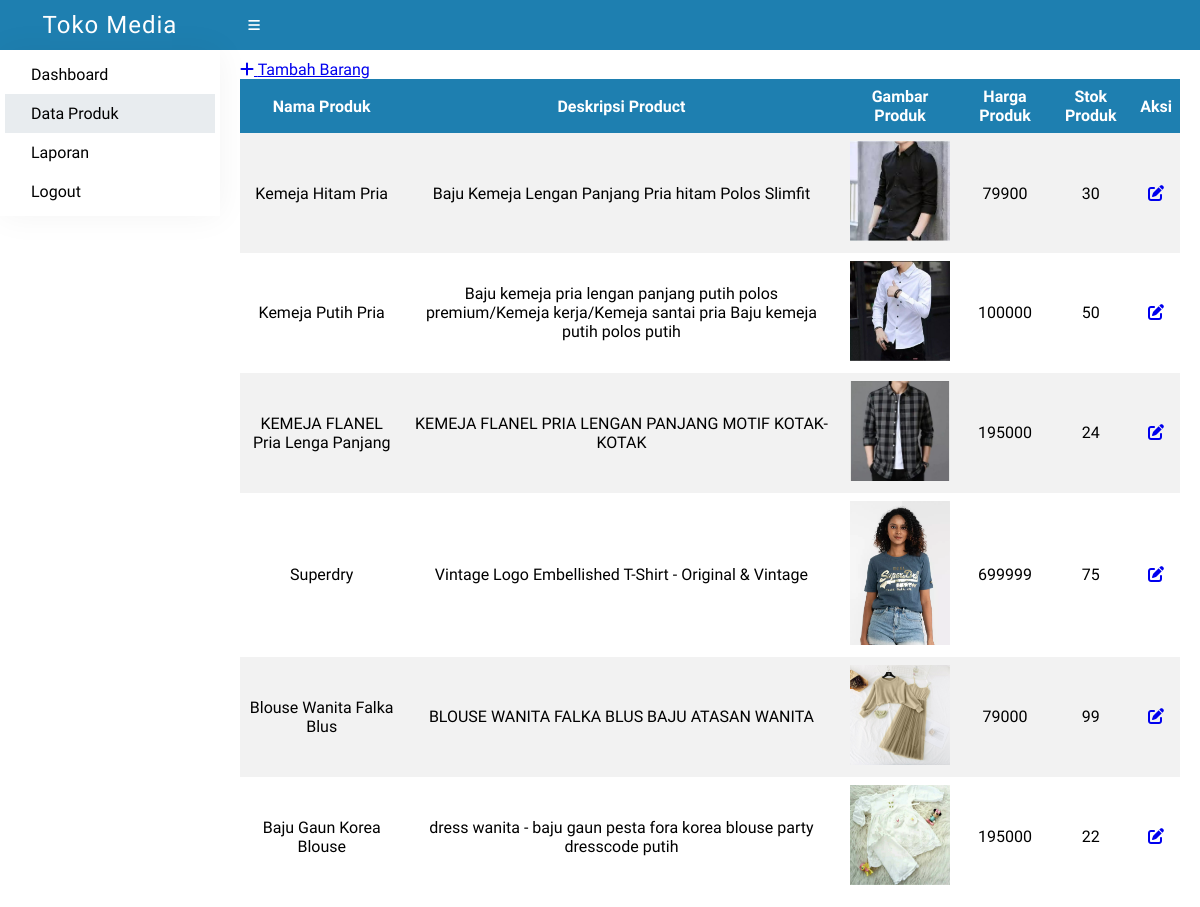
Page /admin/data-produk/index.php (signed in) on the committed database.
### tables this page shows
CREATE TABLE `tb_product` (
  `product_id` int(11) NOT NULL,
  `product_name` varchar(255) DEFAULT NULL,
  `product_desc` varchar(255) DEFAULT NULL,
  `product_thumb` varchar(255) DEFAULT NULL,
  `product_stok` int(100) DEFAULT NULL,
  `product_price` int(100) DEFAULT NULL
);

### admin/data-produk/produk_function.php (called while the page is built, shortened)
<?php
$conn = mysqli_connect("localhost", "root", "", "db_toko");
function query($query)
{
    global $conn;
    $result = mysqli_query($conn, $query);
    $rows = [];
    while ($row = mysqli_fetch_assoc($result)) {
        $rows[] = $row;
    }
    return $rows;
}

### admin/data-produk/index.php (the view, shortened to what this page needs)
<?php
require './produk_function.php';
$produk = query("SELECT * FROM tb_product");
?>
<!DOCTYPE html>
<html lang="en">
<head>
    <link rel="stylesheet" href="../style.css">
</head>
<body>
    <div class="container">
        <div class="header">
            <div class="header-logo">
                <span class="site-title">Toko Media</span>
            </div>
            <div class="header-search">
                <button class="button-menu">
                    <i class="fas fa-bars"></i>
                </button>
            </div>
        </div>
        <div class="main">
            <div class="sidebar">
                <ul>
                    <li><a href="../"><span>Dashboard</span></a></li>
                    <li><a href="./" class="active"><span>Data Produk</span></a></li>
                    <li><a href="../data-laporan/"><span>Laporan</span></a></li>
                    <li><a href="../../auth/logout"><span>Logout</span></a></li>
                </ul>
            </div>
            <div class="page-content">
                <a href="./tambah-produk"><i class="fas fa-plus"></i> Tambah Barang</a>
                <table>
                    <tr>
                        <th>Nama Produk</th>
                        <th>Deskripsi Product</th>
                        <th>Gambar Produk</th>
                        <th>Harga Produk</th>
                        <th>Stok Produk</th>
                        <th>Aksi</th>
                    </tr>
                    <?php foreach ($produk as $produk) : ?>
                        <tr>
                            <td><?= $produk['product_name'] ?></td>
                            <td><?= $produk['product_desc'] ?></td>
                            <td><img src="../../img/<?= $produk['product_thumb'] ?>" style="width: 100px;"></td>
                            <td><?= $produk['product_price'] ?></td>
                            <td><?= $produk['product_stok'] ?></td>
                            <td>
                                <a href="./update-produk?id=<?= $produk['product_id'] ?>"><i class="fas fa-edit"></i></a>
                            </td>
                        </tr>
                    <?php endforeach; ?>
                </table>
            </div>
        </div>
    </div>
</body>
</html>

### admin/style.css (style rules this page uses)
* { margin: 0; padding: 0; }
body { font-family: "Hind Vadodara", -apple-system, BlinkMacSystemFont, Segoe UI, Helvetica Neue, Arial, sans-serif; }
.main { height: calc(100% - 50px); display: flex; flex: 1; }
.sidebar { height: 100%; width: 220px; box-sizing: border-box; box-shadow: 0 0 2rem 0 rgb(0 0 0 / 5%); overflow: hidden; transition: width 0.5s ease; }
.sidebar ul { display: flex; flex-direction: column; padding: 5px; }
.sidebar ul li { display: flex; align-items: center; }
.sidebar ul li a { color: #000; text-decoration: none; display: flex; align-items: center; width: 100%; padding: 10px; white-space: nowrap; }
.sidebar ul li a.active, .sidebar ul li a:hover { background: #e8ecef; }
.sidebar ul li span { margin-left: 16px; font-size: 16px; font-weight: 100; }
.header { height: 50px; background: #1e7fb0; width: 100%; display: flex; align-items: center; flex-basis: 100%; }
.site-title { color: #fff; font-size: 24px; letter-spacing: 1px; font-weight: 400; margin: 0 auto; }
.page-content { padding: 10px 20px; box-sizing: border-box; width: 100%; flex: 1; }
.header-search { height: 100%; align-items: center; display: flex; padding: 0 20px; flex: 1; }
.header-search .button-menu { width: 28px; height: 28px; margin-right: 15px; background: none; border: 0; cursor: pointer; }
.header-logo { display: flex; align-items: center; width: 220px; overflow: hidden; transition: width 0.5s ease; }
.header-search .button-menu i { color: #fff; }
table { border-collapse: collapse; width: 100%; }
th, td { text-align: center; padding: 8px; }
tr:nth-child(even) { background-color: #f2f2f2; }
th { background-color: #1e7fb0; color: white; }

### rows in the picture
tb_product: product_name "Kemeja Hitam Pria", product_desc "Baju Kemeja Lengan Panjang Pria hitam Polos Slimfit", product_thumb (picture), product_price "79900", product_stok "30"
tb_product: product_name "Kemeja Putih Pria", product_desc "Baju kemeja pria lengan panjang putih polos premium/Kemeja kerja/Kemeja santai pria Baju kemeja putih polos putih", product_thumb (picture), product_price "100000", product_stok "50"
tb_product: product_name "KEMEJA FLANEL Pria Lenga Panjang", product_desc "KEMEJA FLANEL PRIA LENGAN PANJANG MOTIF KOTAK-KOTAK", product_thumb (picture), product_price "195000", product_stok "24"
tb_product: product_name "Superdry", product_desc "Vintage Logo Embellished T-Shirt - Original & Vintage", product_thumb (picture), product_price "699999", product_stok "75"
tb_product: product_name "Blouse Wanita Falka Blus", product_desc "BLOUSE WANITA FALKA BLUS BAJU ATASAN WANITA", product_thumb (picture), product_price "79000", product_stok "99"
tb_product: product_name "Baju Gaun Korea Blouse", product_desc "dress wanita - baju gaun pesta fora korea blouse party dresscode putih", product_thumb (picture), product_price "195000", product_stok "22"
